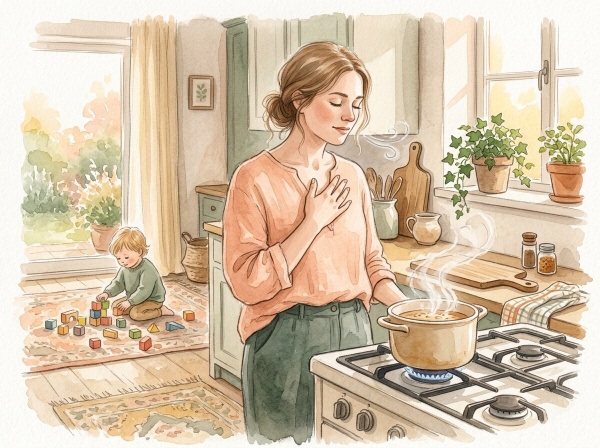
#> input picture projects/etsy-empire/books/calm-mom-handbook-de/img/ch1.jpg, 1200 x 896 px (shown at 1/2 size)
$ python cover_overlay.py ../books/calm-mom-handbook-de/img/ch1.jpg ../books/calm-mom-handbook-de/img/ch1.jpg ../books/calm-mom-handbook-de/img/ch1.jpg ../books/calm-mom-handbook-de/img/ch1.jpg
#> lines starting #> are read from the running program, lines starting #| are printed output that depends on the picture
#!/usr/bin/env python3
"""
Színes borító (01-cover.jpg) egy AI-mockupból: felirat-szalag + "INSTANT DOWNLOAD" sáv.

  python3 scripts/cover_overlay.py <mockup.png> <ki.jpg> "Cím" "Alcím" [akcentszín]

A mockup Higgsfield-ből jön (lásd CLAUDE.md, "Borító és képek"); a szöveget mi tesszük rá,
hogy olvasható és helyesírásilag pontos legyen.
"""
import sys
from PIL import Image, ImageDraw, ImageFont, ImageFilter

FB = "/usr/share/fonts/opentype/inter/InterDisplay-Bold.otf"
FX = "/usr/share/fonts/opentype/inter/Inter-ExtraBold.otf"
W, H = 2000, 2500


def fit(d, text, font_path, max_w, start):
    s = start
    while s > 20:
        f = ImageFont.truetype(font_path, s)
        if d.textlength(text, font=f) <= max_w:
            return f
        s -= 4
    return ImageFont.truetype(font_path, 20)


def main(src, out, title, sub, accent="#E4572E", band="Printable PDF  ·  US Letter + A4", badge="PRINT|AT HOME"):
#> called with accent = '#E4572E', band = 'Printable PDF  ·  US Letter + A4', badge = 'PRINT|AT HOME'
    img = Image.open(src).convert("RGB")
#> img is the input picture: PIL image 1200x896 RGB; mean R, G, B 213.9, 195.2, 170.5
    # 4:5 kitöltés
    r = max(W / img.width, H / img.height)
#> r = 2.79
    img = img.resize((int(img.width * r), int(img.height * r)), Image.LANCZOS)
#> img: PIL image 3348x2500 RGB
    x0, y0 = (img.width - W) // 2, (img.height - H) // 2
#> x0 = 674; y0 = 0
    img = img.crop((x0, y0, x0 + W, y0 + H))
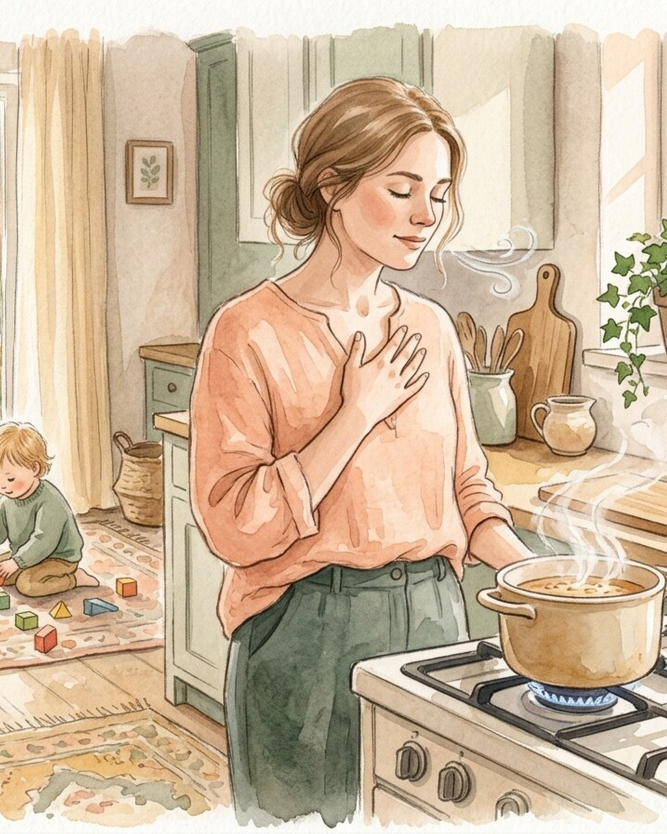
#> img: PIL image 2000x2500 RGB (shown at 1/3 size); mean R, G, B 205, 182.2, 155.1

    layer = Image.new("RGBA", (W, H), (0, 0, 0, 0))
#> layer: PIL image 2000x2500 RGBA; every value is 0
    d = ImageDraw.Draw(layer)
    # felső címkártya árnyékkal
    box = (110, 90, W - 110, 520)
    sh = Image.new("RGBA", (W, H), (0, 0, 0, 0))
    ImageDraw.Draw(sh).rounded_rectangle((box[0] + 10, box[1] + 18, box[2] + 10, box[3] + 18), 60, fill=(0, 0, 0, 90))
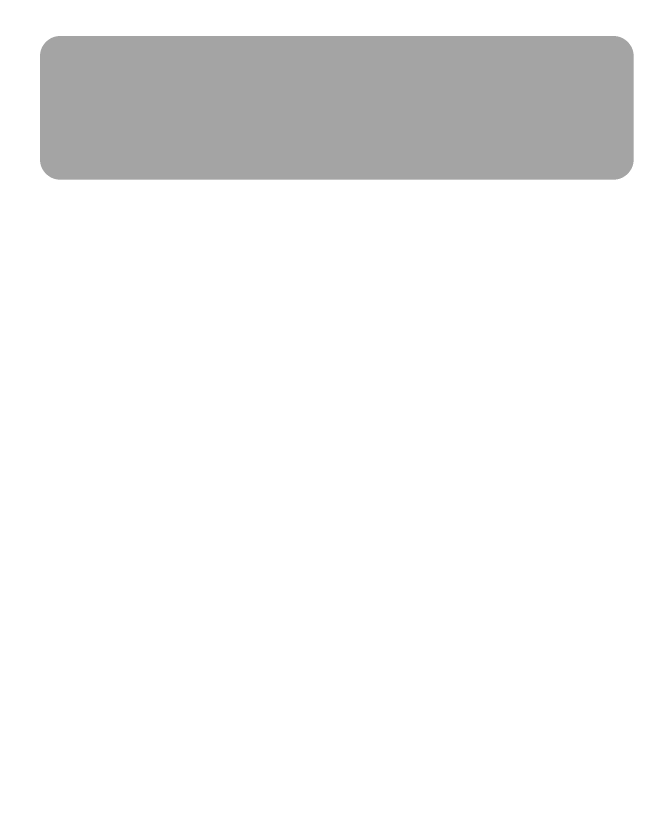
#> sh: PIL image 2000x2500 RGBA (shown at 1/3 size); mean R, G, B, A 0, 0, 0, 13.8; transparent parts drawn white
    sh = sh.filter(ImageFilter.GaussianBlur(22))
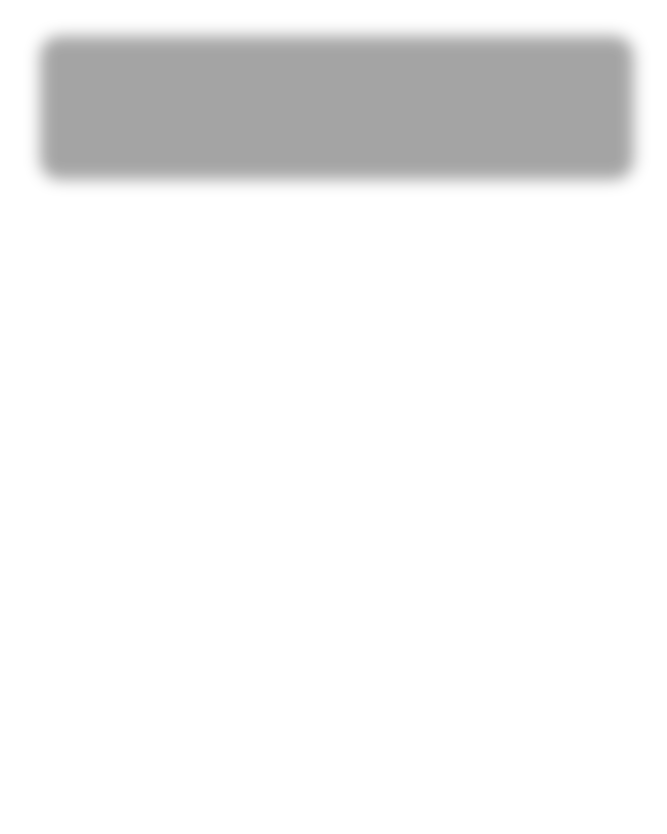
#> sh: PIL image 2000x2500 RGBA (shown at 1/3 size); mean R, G, B, A 0, 0, 0, 13.8; transparent parts drawn white
    layer = Image.alpha_composite(sh, layer)
    d = ImageDraw.Draw(layer)
    d.rounded_rectangle(box, 60, fill=(255, 252, 245, 245))
    ft = fit(d, title, FX, box[2] - box[0] - 120, 150)
    d.text((W // 2, 250), title, font=ft, fill="#1F2A44", anchor="mm")
    fs = fit(d, sub, FB, box[2] - box[0] - 160, 70)
    d.text((W // 2, 410), sub, font=fs, fill=accent, anchor="mm")

    # alsó sáv
    d.rectangle((0, H - 260, W, H), fill=accent)
    fb = ImageFont.truetype(FX, 96)
    d.text((W // 2, H - 150), "INSTANT DOWNLOAD", font=fb, fill="white", anchor="mm")
    d.text((W // 2, H - 60), band, font=ImageFont.truetype(FB, 52), fill="white", anchor="mm")

    # sarok-badge
    cx, cy, rad = W - 260, 700, 170
    d.ellipse((cx - rad, cy - rad, cx + rad, cy + rad), fill="#FFC93C", outline="white", width=12)
    d.text((cx, cy - 40), badge.split("|")[0], font=ImageFont.truetype(FX, 64), fill="#1F2A44", anchor="mm")
    d.text((cx, cy + 40), badge.split("|")[1], font=ImageFont.truetype(FX, 52), fill="#1F2A44", anchor="mm")

    out_img = Image.alpha_composite(img.convert("RGBA"), layer).convert("RGB")
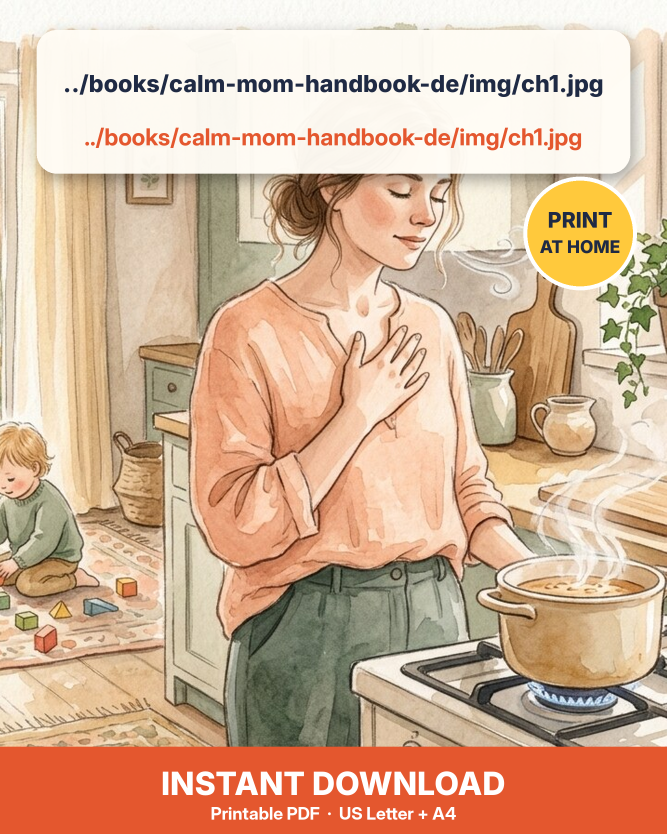
#> out_img: PIL image 2000x2500 RGB (shown at 1/3 size); mean R, G, B 212.7, 179.3, 152.5
    out_img.save(out, "JPEG", quality=90)
    print("OK", out)


if __name__ == "__main__":
    if len(sys.argv) < 5:
        sys.exit(__doc__)
    main(*sys.argv[1:8])
